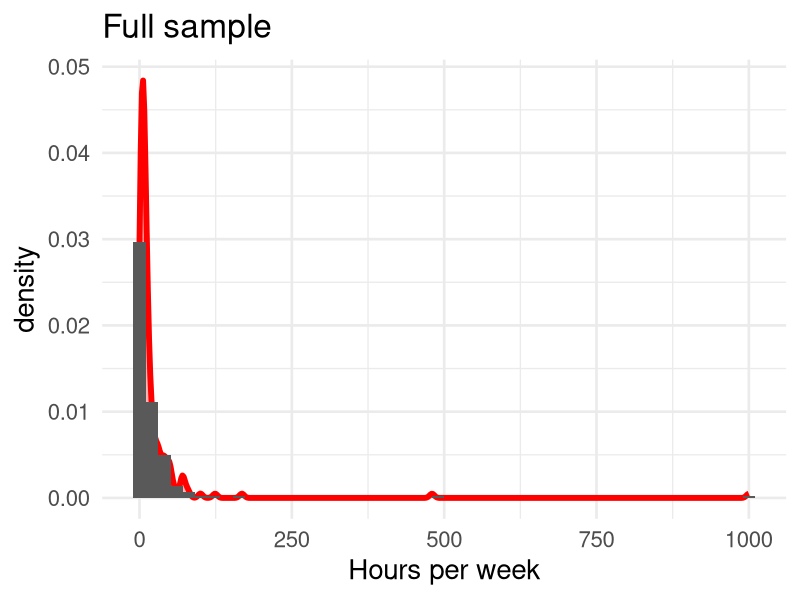
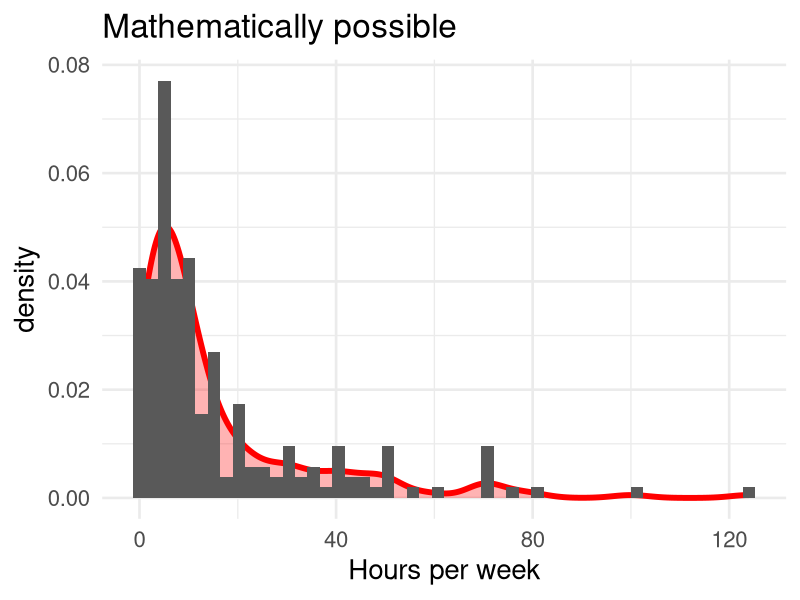
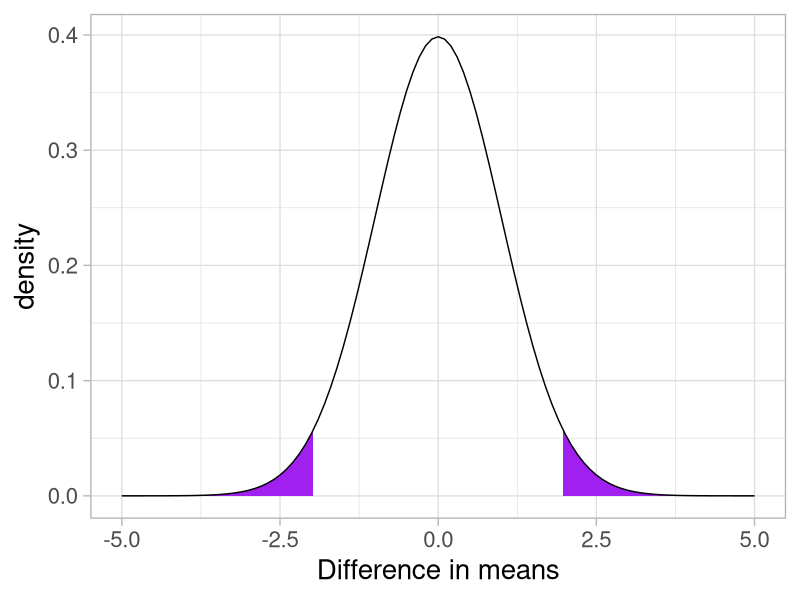
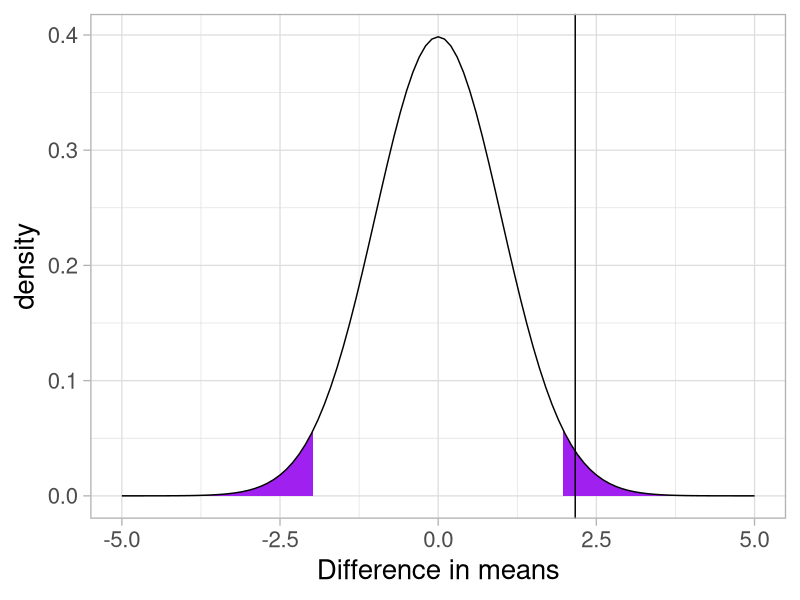
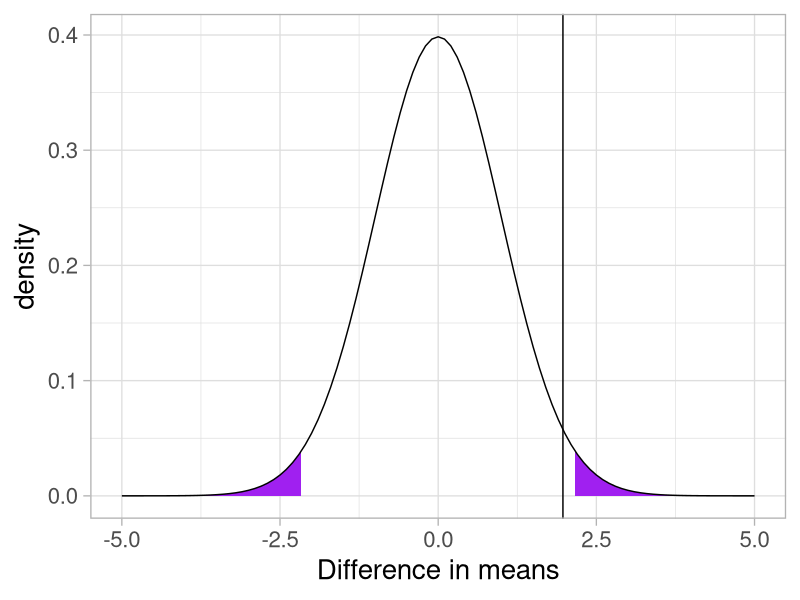
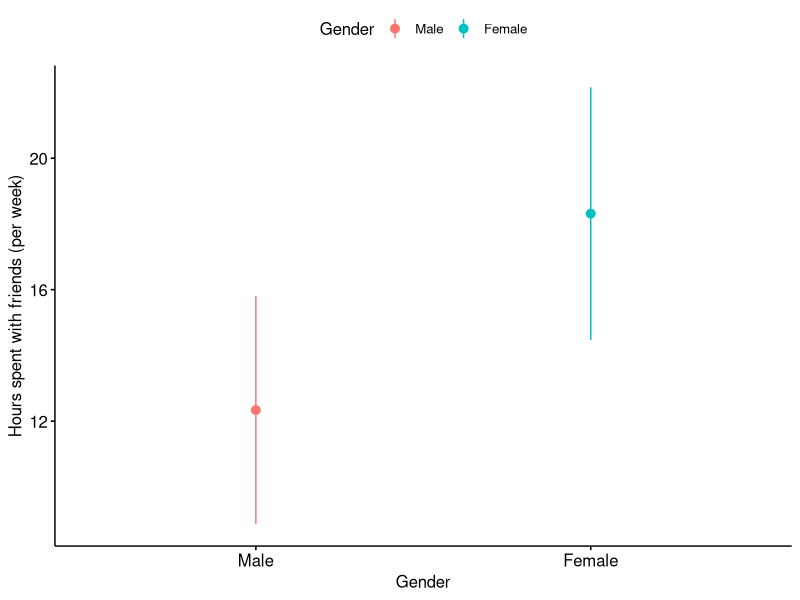
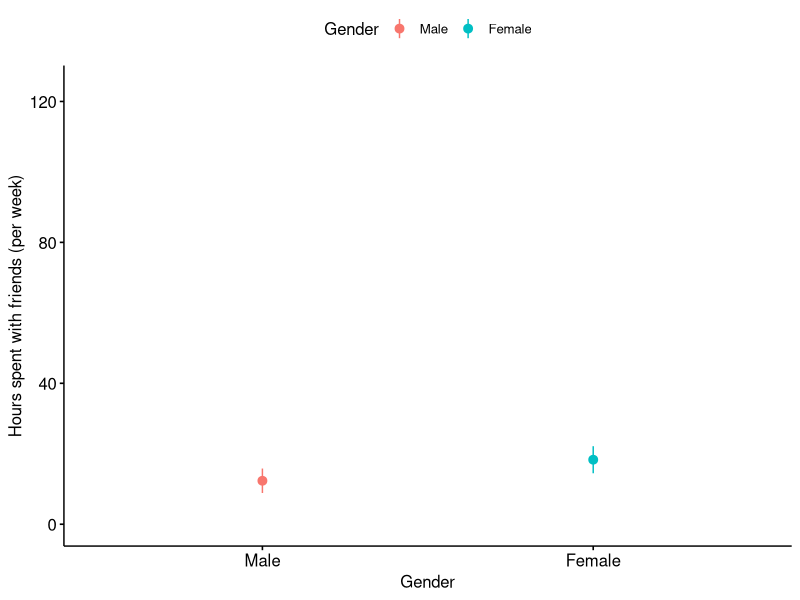

Source code (R) for these figures, in order:
## ---- chunk 1
knitr::opts_chunk$set(echo = TRUE)
library(tidyverse)
library(here)
library(knitr)
library(kableExtra)
library(ggpubr)
## ---- chunk 2
school = read_csv(here("data/census_at_school.csv"))
school$friends = school$Hanging_Out_With_Friends_Hours
school = filter(school, !is.na(Gender))
table(school$Gender)
psych:: describe(school$Hanging_Out_With_Friends_Hours)
## ---- chunk 3
school %>%
  ggplot(aes(x = friends)) + 
   geom_density(color = "red", size = 2, fill = "red", alpha = .3) + 
  geom_histogram(aes(y = ..density..), bins = 50) + 
 labs(x = "Hours per week", title = "Full sample") + theme_minimal(base_size = 20)
## ---- chunk 4
school %>%
  filter(friends < 168) %>%
  ggplot(aes(x = friends)) + 
  geom_density(color = "red", size = 2, fill = "red", alpha = .3) + 
  geom_histogram(aes(y = ..density..), bins = 50) + 
  labs(x = "Hours per week", title = "Mathematically possible") + theme_minimal(base_size = 20)
## ---- chunk 5
school_new = filter(school, friends < 168)
psych::describeBy(school_new$friends, group = school_new$Gender)
## ---- chunk 6
stats = psych::describeBy(school_new$friends, group = school_new$Gender)
## ---- chunk 7
x1 = stats$Female[1, "mean"]
s1 = stats$Female[1, "sd"]
n1 = stats$Female[1, "n"]

x2 = stats$Male[1, "mean"]
s2 = stats$Male[1, "sd"]
n2 = stats$Male[1, "n"]

rx1 = round(x1, 2)
rs1 = round(s1, 2)
rn1 = round(n1, 2)
rx2 = round(x2, 2)
rs2 = round(s2, 2)
rn2 = round(n2, 2)

s=sqrt(((n1-1)*s1^2+(n2-1)*s2^2)/(n1+n2-2))

s_d = s*sqrt((1/n1) + (1/n2))

df = n1+n2-2
## ---- chunk 8
(cv = qt(p = .975, df = 203))
  
x = c(-5:5)

data.frame(x) %>%
  ggplot(aes(x=x)) +
  stat_function(fun= function(x) dt(x, df = df), geom = "area", 
                xlim = c(cv, 5), fill = "purple") +
  stat_function(fun= function(x) dt(x, df = df), geom = "area", 
                xlim = c(-5, cv*-1), fill = "purple") +
  stat_function(fun= function(x) dt(x, df = df), geom = "line") +
  labs(x = "Difference in means", y = "density") +
  theme_light(base_size = 20)

## ---- chunk 9
(t = (x1-x2)/s_d)
## ---- chunk 10

data.frame(x) %>%
  ggplot(aes(x=x)) +
  stat_function(fun= function(x) dt(x, df = df), geom = "area", 
                xlim = c(cv, 5), fill = "purple") +
  stat_function(fun= function(x) dt(x, df = df), geom = "area", 
                xlim = c(-5, cv*-1), fill = "purple") +
  stat_function(fun= function(x) dt(x, df = df), geom = "line") +
  geom_vline(aes(xintercept = t), color = "black")+
  labs(x = "Difference in means", y = "density") +
  theme_light(base_size = 20)

## ---- chunk 11
pt(t, 
   df = df, 
   lower.tail = 
     F)*2
## ---- chunk 12

data.frame(x) %>%
  ggplot(aes(x=x)) +
  stat_function(fun= function(x) dt(x, df = df), geom = "area", 
                xlim = c(t, 5), fill = "purple") +
  stat_function(fun= function(x) dt(x, df = df), geom = "area", 
                xlim = c(-5, t*-1), fill = "purple") +
  stat_function(fun= function(x) dt(x, df = df), geom = "line") +
  geom_vline(aes(xintercept = cv), color = "black")+
  labs(x = "Difference in means", y = "density") +
  theme_light(base_size = 20)

## ---- chunk 13
t.test(friends~Gender, data = school_new, var.equal = T)
## ---- chunk 14
qt(p = .975, df = 203)
## ---- chunk 15
sd(school_new$friends[school_new$Gender == "Female"], na.rm=T)
qt(.975, df = 122-1)
## ---- chunk 16
sd(school_new$friends[school_new$Gender == "Male"], na.rm=T)
qt(.975, df = 83-1)
## ---- chunk 17
library(ggpubr)
ggerrorplot(school_new, x = "Gender", y = "friends", 
            desc_stat = "mean_ci", color = "Gender", 
            ylab = "Hours spent with friends (per week)")
## ---- chunk 18
ggerrorplot(school_new, x = "Gender", y = "friends", 
            desc_stat = "mean_ci", color = "Gender", 
            ylim=range(school_new$friends, na.rm=T),
            ylab = "Hours spent with friends (per week)")
